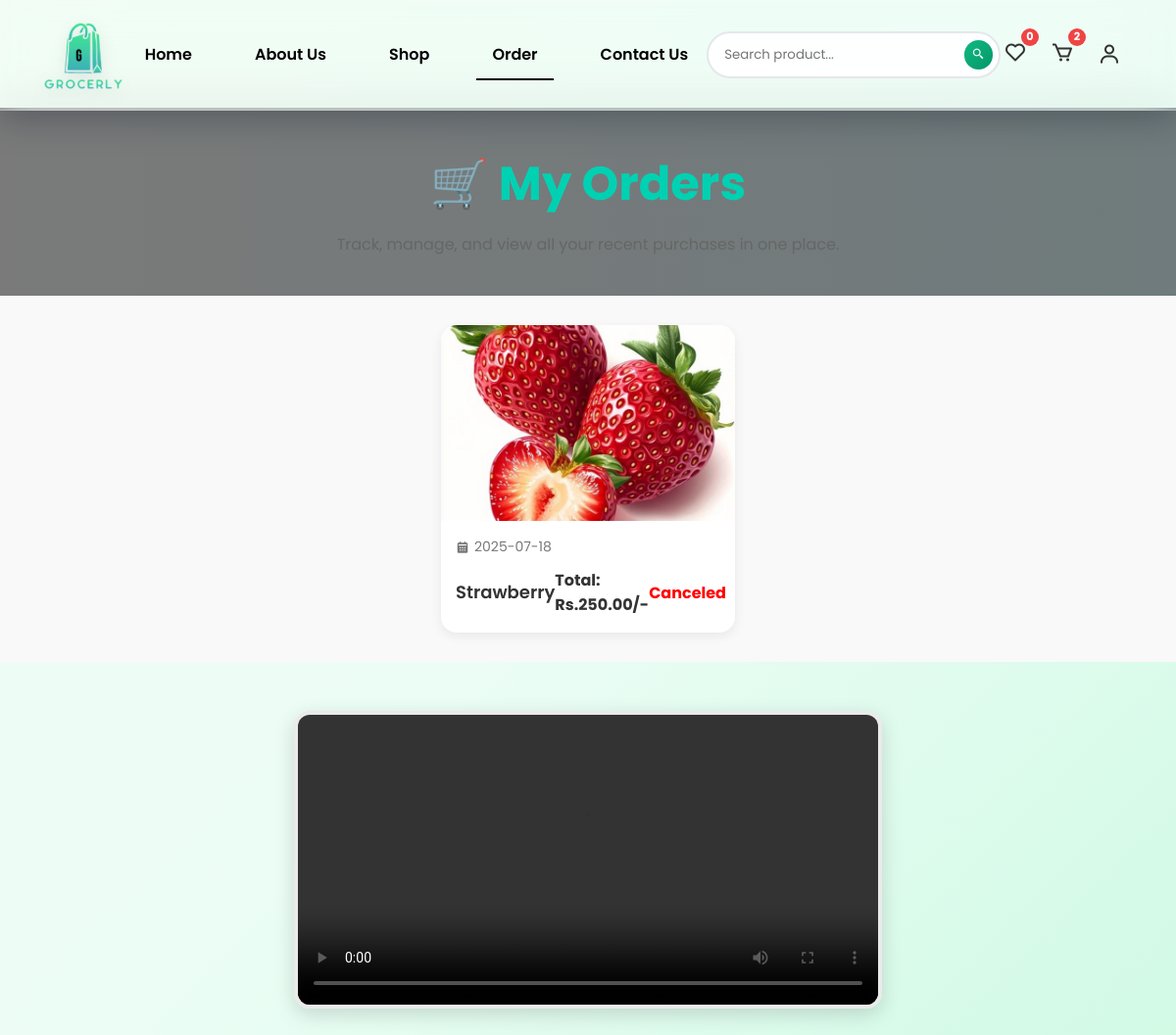
Page /order.php (signed in) on the committed database.
### tables this page shows
CREATE TABLE `product` (
  `product_id` int(20) NOT NULL,
  `seller_id` int(20) NOT NULL,
  `name` varchar(255) NOT NULL,
  `price` varchar(50) NOT NULL,
  `image` varchar(255) NOT NULL,
  `stock` int(20) NOT NULL,
  `status` varchar(50) NOT NULL,
  `category` varchar(100) NOT NULL,
  `description` varchar(255) DEFAULT NULL,
  `brand` varchar(100) DEFAULT NULL,
  `sizes` varchar(100) DEFAULT NULL
);

CREATE TABLE `orders` (
  `order_id` int(20) NOT NULL,
  `user_id` int(20) NOT NULL,
  `seller_id` int(20) NOT NULL,
  `name` varchar(255) NOT NULL,
  `number` varchar(20) NOT NULL,
  `email` varchar(255) NOT NULL,
  `address` text NOT NULL,
  `address_type` varchar(100) NOT NULL,
  `method` varchar(50) NOT NULL,
  `product_id` int(20) NOT NULL,
  `price` varchar(50) NOT NULL,
  `qty` varchar(50) NOT NULL,
  `dates` date DEFAULT curdate(),
  `status` varchar(50) DEFAULT 'in progress',
  `payment_status` varchar(50) DEFAULT 'in progress'
);

### order.php (the view, shortened to what this page needs)
<!DOCTYPE html>
<html lang="en">
<head>
        <link rel="stylesheet" type="text/css" href="css/user_styles.css">
        <link rel="stylesheet" type="text/css" href="css/order.css">
        <link rel="stylesheet" href="https://cdnjs.cloudflare.com/ajax/libs/font-awesome/6.2.0/css/all.min.css">
        <link href="https://unpkg.com/boxicons@2.1/css/boxicons.min.css" rel="stylesheet">
    </head>
<body>
<?php include('components/user_header.php'); ?>
<section class="order_banner">
    <div class="header">
        <p class="sub">🛒 My Orders</p>
        <p class="subtitle">Track, manage, and view all your recent purchases in one place.</p>
    </div>
</section>
<div class="order-container">
    <?php
    $select_order = $conn->prepare("SELECT * FROM `orders` WHERE user_id = ?");
    $select_order->execute([$user_id]);
    if ($select_order->rowCount() > 0) {
        while ($fetch_orders = $select_order->fetch(PDO::FETCH_ASSOC)) {
            $product_id = $fetch_orders['product_id'];
            $select_products = $conn->prepare("SELECT * FROM `product` WHERE product_id = ?");
            $select_products->execute([$product_id]);
            if ($select_products->rowCount() > 0) {
                while ($fetch_products = $select_products->fetch(PDO::FETCH_ASSOC)) {
    ?>
    <div class="order-box">
        <a href="view_order.php?get_id=<?= $fetch_orders['order_id']; ?>">
            <div class="icon">
                <div class="icon-box">
                    <img src="uploaded_files/<?= $fetch_products['image'] ?>" class="img1" alt="Product Image">
                </div>
            </div>
        </a>
        <div class="content">
            <p class="date"><i class="bx bxs-calendar"></i> <span><?= htmlspecialchars($fetch_orders['dates']); ?></span></p>
            <div class="row">
                <h3 class="name"><?= htmlspecialchars($fetch_products['name']); ?></h3>
                <?php
                    $total_price = $fetch_orders['price'] * $fetch_orders['qty'];
                    $status = $fetch_orders['status'];
                    $color = ($status === 'delivered') ? 'orange' : (($status === 'canceled') ? 'red' : 'orange');
                ?>
                <p><strong>Total: Rs.<?= number_format($total_price, 2); ?>/-</strong></p>
                <p class="status" style="color: <?= $color ?>;"><?= htmlspecialchars($status); ?></p>
            </div>
        </div>
    </div>
    <?php
                }
            }
        }
    } else {
        echo '
        <div class="empty">
            <p>No orders placed yet!</p>
        </div>
        ';
    }
    ?>
</div>
<video width="600" controls>
    <source src="./videos/order_process.mp4" type="video/mp4">
</video>
</body>
</html>

### css/user_styles.css (style rules this page uses)
:root { --primary-color: #10b981; --primary-dark: #059669; --text-primary: #1f2937; --text-secondary: #374151; --text-muted: #6b7280; --text-placeholder: #9ca3af; --border-color: #e5e7eb57; }
* { margin: 0; padding: 0; box-sizing: border-box; }
body { font-family: "Inter", sans-serif; background: linear-gradient(135deg, #f0fdf4 0%, #ecfdf5 50%, #d1fae5 100%); min-height: 100vh; position: relative; }

### css/order.css (style rules this page uses)
* { margin: 0; padding: 0; box-sizing: border-box; font-family: 'Poppins', sans-serif; }
body { background-color: #f7f9fa; color: #333; line-height: 1.6; }
.order_banner { background-image: url("../images/order.jpg"); background-size: cover; background-position: center; background-repeat: no-repeat; padding: 160px 20px 80px; text-align: center; position: relative; color: white; }
.order_banner::before { content: ''; position: absolute; inset: 0; background-color: rgba(0, 0, 0, 0.5); z-index: 0; }
.order_banner .header { position: relative; z-index: 1; }
.order_banner .sub { font-size: 3rem; font-weight: 700; color: #00d1b2; margin-bottom: 10px; }
.order_banner .subtitle { font-size: 1.1rem; color: #f1f1f1; }
.order-container { display: flex; flex-wrap: wrap; gap: 25px; padding: 40px 5%; justify-content: center; }
.order-box { background: #fff; border-radius: 16px; box-shadow: 0 4px 12px rgba(0, 0, 0, 0.07); overflow: hidden; width: 300px; transition: all 0.3s ease; }
.icon-box { width: 100%; height: 200px; overflow: hidden; position: relative; }
.icon-box img { width: 100%; height: 100%; object-fit: cover; display: block; transition: transform 0.3s ease; }
.content { padding: 16px; }
.content .date { font-size: 0.9rem; color: #777; margin-bottom: 10px; display: flex; align-items: center; gap: 6px; }
.content .row { display: flex; justify-content: space-between; align-items: center; }
.row .name { font-weight: 600; font-size: 1.1rem; color: #333; }
.status { font-size: 0.95rem; font-weight: 500; margin-top: 10px; text-transform: capitalize; }
video { display: block; margin: 50px auto; max-width: 95%; border: 4px solid #eaeaea; border-radius: 16px; box-shadow: 0 6px 20px rgba(0, 0, 0, 0.15); transition: transform 0.3s ease; }
.order_banner { padding: 200px 20px 100px; position: relative; text-align: center; color: #fff; z-index: 1; margin-top: 110px; }
.order_banner::before { content: ""; position: absolute; top: 0; left: 0; width: 100%; height: 100%; z-index: -1; }
.order-container { display: flex; flex-wrap: wrap; gap: 20px; padding: 30px; justify-content: center; background: #f9f9f9; }
.icon-box { position: relative; width: 100%; height: 200px; overflow: hidden; }
.icon-box img.img1, .icon-box img.img2 { position: absolute; width: 100%; height: 100%; object-fit: cover; transition: opacity 0.3s ease; top: 0; left: 0; }
.content { padding: 15px; }
.content .date { font-size: 14px; color: #777; margin-bottom: 10px; display: flex; align-items: center; gap: 5px; }
.row { display: flex; justify-content: space-between; align-items: center; }
.row .name { font-size: 18px; color: #333; margin: 0; font-weight: 600; }
.status { margin-top: 10px; font-size: 15px; font-weight: 500; text-transform: capitalize; }
.order_banner { background: linear-gradient(to right, #f5f5f5, #e0f7fa); padding: 40px 20px; text-align: center; }
.order_banner .header p.subtitle { font-size: 1rem; color: #666; }
.status { font-weight: bold; text-transform: capitalize; font-size: 1rem; margin-bottom: 10px; }

### rows in the picture
orders: dates "2025-07-18", total_price "250.00", status "Canceled"
product: image (picture), name "Strawberry"

### other values in the picture
$total_wishlist_items "0"
$total_cart_items "2"
